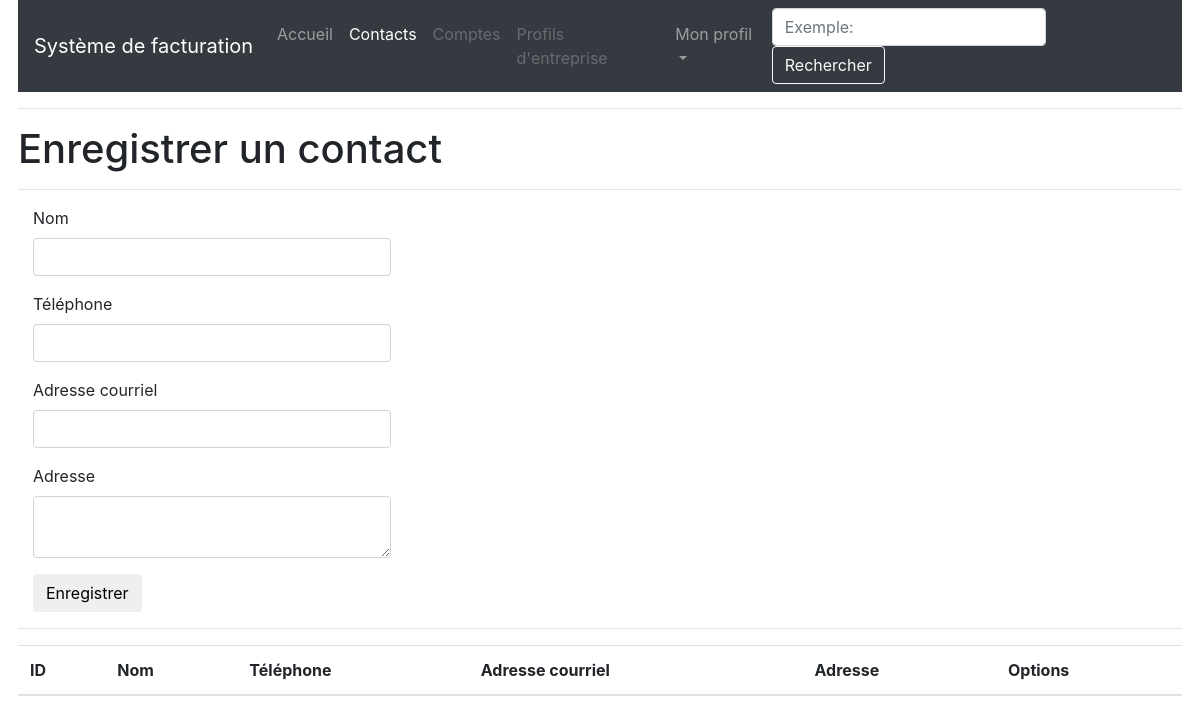
The page /contacts (signed in) on the database as committed earlier.
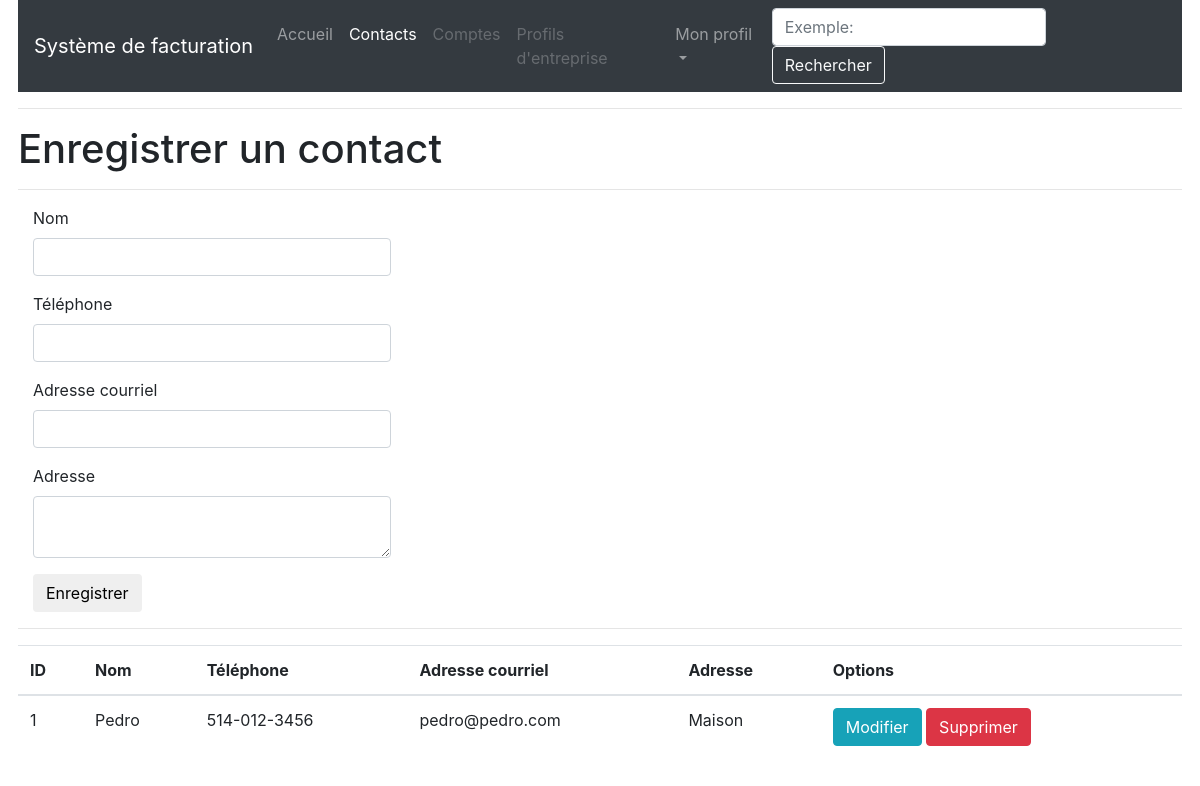
The same page on the database as committed later.
### app/models.py (models this page shows, shortened)
class Contact(db.Model):
    id = db.Column(db.Integer, primary_key=True)
    name = db.Column(db.String(50), unique=True, nullable=False)
    phone_number = db.Column(db.String(13), unique=False, nullable=True)
    email = db.Column(db.String(120), unique=False, nullable=True)
    address = db.Column(db.String(140), unique=False, nullable=True)
    user_id = db.Column(db.Integer, db.ForeignKey('user.id'))
    user = db.relationship('User', foreign_keys=user_id)

### app/routes.py (the view, shortened to what this page needs)
@app.route('/contacts', methods=['GET', 'POST'])
@login_required
def contacts():
    form = ContactForm()
    page = request.args.get('page', 1, type=int)
    contacts = Contact.query.filter_by(user_id=current_user.id).paginate(page, app.config['CONTACTS_PAR_PAGE'], False)
    next_url = url_for('contacts', page=contacts.next_num) if contacts.has_next else None
    prev_url = url_for('contacts', page=contacts.prev_num) if contacts.has_prev else None
    return render_template("contacts.html", title=_('Contacts'), form=form, contacts=contacts.items, next_url=next_url, prev_url=prev_url)

### app/forms.py (shortened to what this page needs)
class ContactForm(FlaskForm):
    name = StringField(_l('Nom'), validators=[DataRequired(message=_l("Veuillez entrer un nom")), Length(min=1, max=50, message=_l('Veuillez écrire entre 1 et 50 caractères'))])
    phone_number = StringField(_l('Téléphone'), [DataRequired(Length(min=12, max=12, message=_l('Veuillez entrer un numéro de téléphone (123-456-7890)')))])
    email = StringField(_l('Adresse courriel'), validators=[DataRequired(message=_l('Veuillez entrer une adresse courriel valide')), Email(message=_l('Veuillez entrer une adresse courriel valide'))])
    address = TextAreaField(_l('Adresse'), validators=[DataRequired(message=_l("Veuillez entrer une adresse")), Length(min=1, max=140, message=_l(_l('Veuillez écrire entre 1 et 140 caractères')))])
    submit = SubmitField(_l('Enregistrer'))

### app/models.py (called while the page is built)
@login.user_loader
def load_user(id):
    return User.query.get(int(id))

### app/routes.py (called while the page is built)
@app.before_request
def before_request():
    if current_user.is_authenticated:
        current_user.last_seen = datetime.utcnow()
        db.session.commit()

### app/templates/contacts.html (shortened to what this page needs)
{% extends "base.html" %}
{% import 'bootstrap/wtf.html' as wtf %}
{% block app_content %}
    <link rel="stylesheet" href="{{ url_for('static', filename='index.css') }}">
    <h1>{{ _('Enregistrer un contact') }}</h1>
    <hr>
    {% if form %}
        <div class="form-group">
            <div class="col-md-4">
                {{ wtf.quick_form(form) }}
            </div>
        </div>
        <hr>
    {% endif %}
    <table class="table table-hover">
        <thead>
          <tr>
            <th scope="col">ID</th>
            <th scope="col">{{ _('Nom') }}</th>
            <th scope="col">{{ _('Téléphone') }}</th>
            <th scope="col">{{ _('Adresse courriel') }}</th>
            <th scope="col">{{ _('Adresse') }}</th>
            <th scope="col">{{ _('Options') }}</th>
          </tr>
        </thead>
        <tbody>
    {% for contact in contacts %}
        <tr>
            <td>{{ contact.id }}</td>
            <td>{{ contact.name }}</td>
            <td>{{ contact.phone_number }}</td>
            <td>{{ contact.email }}</td>
            <td>{{ contact.address }}</td>
            <td>
                <a class="btn btn-info" href="{{ url_for('update_contact', contact_id=contact.id) }}">{{ _('Modifier') }}</a>
                <a class="btn btn-danger" href="{{ url_for('delete_contact', contact_id=contact.id) }}">{{ _('Supprimer') }}</a>
            </td>
        </tr>
    {% endfor %}
        </tbody>
    </table>
    <br><br>
{% endblock %}

Rows that differ between the two databases and show on the page:
added Contact: id "1", name "Pedro", phone_number "514-012-3456", email "pedro@pedro.com", address "Maison"
